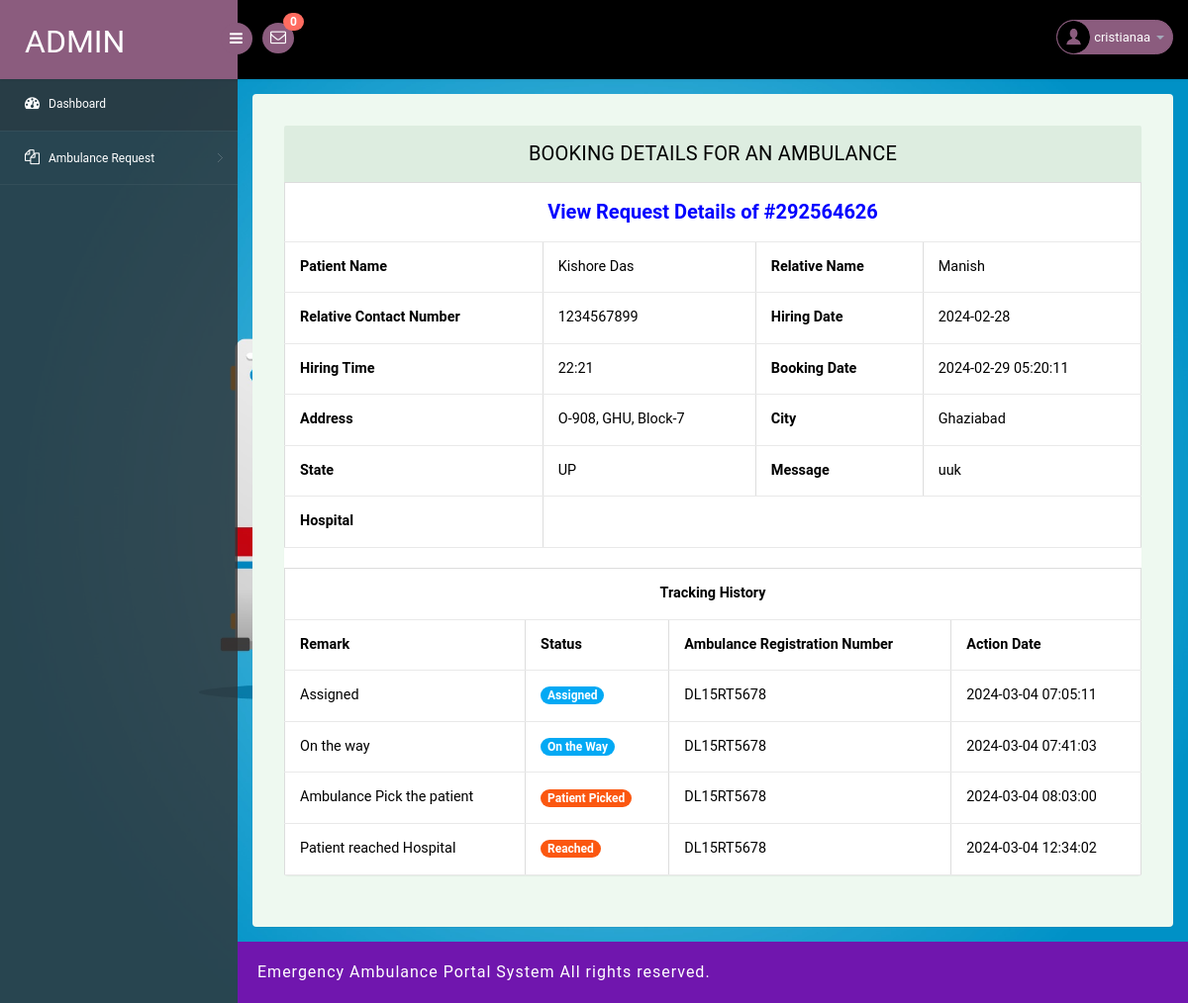
/eahp/admin/booking-details.php?id=1&&bookingnum=292564626 (signed in), run on the app's committed database.
### tables this page shows
CREATE TABLE `tblambulance` (
  `ID` int(11) NOT NULL,
  `AmbulanceType` varchar(250) DEFAULT NULL,
  `AmbRegNum` varchar(250) DEFAULT NULL,
  `DriverName` varchar(250) DEFAULT NULL,
  `DriverContactNumber` bigint(20) DEFAULT NULL,
  `Ablemail` varchar(255) NOT NULL,
  `Ablpass` varchar(255) NOT NULL,
  `CreationDate` timestamp NULL DEFAULT current_timestamp(),
  `Status` varchar(250) DEFAULT NULL,
  `UpdationDate` timestamp NULL DEFAULT NULL ON UPDATE current_timestamp()
);

CREATE TABLE `tblambulancehiring` (
  `ID` int(11) NOT NULL,
  `BookingNumber` int(10) DEFAULT NULL,
  `PatientName` varchar(250) DEFAULT NULL,
  `RelativeName` varchar(250) DEFAULT NULL,
  `RelativeConNum` bigint(11) DEFAULT NULL,
  `hospital` varchar(255) NOT NULL,
  `UserLocation` varchar(255) NOT NULL,
  `HiringDate` varchar(250) DEFAULT NULL,
  `HiringTime` varchar(250) DEFAULT NULL,
  `AmbulanceType` int(5) DEFAULT NULL,
  `Address` mediumtext DEFAULT NULL,
  `City` mediumtext DEFAULT NULL,
  `State` mediumtext DEFAULT NULL,
  `Message` longtext DEFAULT NULL,
  `BookingDate` timestamp NULL DEFAULT current_timestamp(),
  `Remark` varchar(250) DEFAULT NULL,
  `Status` varchar(250) DEFAULT NULL,
  `AmbulanceRegNo` varchar(250) DEFAULT NULL,
  `UpdationDate` timestamp NULL DEFAULT NULL ON UPDATE current_timestamp()
);

CREATE TABLE `tbltrackinghistory` (
  `ID` int(10) NOT NULL,
  `BookingNumber` int(10) DEFAULT NULL,
  `AmbulanceRegNum` varchar(250) DEFAULT NULL,
  `Remark` varchar(250) DEFAULT NULL,
  `Status` varchar(250) DEFAULT NULL,
  `UpdationDate` timestamp NULL DEFAULT current_timestamp()
);

### eahp/admin/booking-details.php (the view, shortened to what this page needs)
<?php
include('includes/dbconnection.php');
if (!isset($_SESSION['eahpaid']) && !isset($_SESSION['driverid'])) {
    header('location:logout.php');
    exit();
} else {
?>
<!DOCTYPE html>
<head>
<link rel="stylesheet" href="css/bootstrap.min.css">
<link href="css/style.css" rel='stylesheet' type='text/css' />
<link href="css/style-responsive.css" rel="stylesheet"/>
<link rel="stylesheet" href="css/font.css" type="text/css"/>
<link href="css/font-awesome.css" rel="stylesheet">
</head>
<body>
<section id="container">
    <?php include_once('includes/header.php');?>
    <?php include_once('includes/sidebar.php');?>
    <section id="main-content">
        <section class="wrapper">
            <div class="table-agile-info">
                <div class="panel panel-default">
                    <div class="panel-heading">
                        Booking Details for an Ambulance
                    </div>
                    <div>
<?php
$id = $_GET['id'];
$ret = mysqli_query($con, "SELECT * FROM tblambulancehiring WHERE ID = '$id'");
while ($row = mysqli_fetch_array($ret)) {
?>
<table border="1" class="table table-bordered mg-b-0">
    <tr align="center">
        <th colspan="6" style="font-size:20px;color:blue;text-align: center;">
            View Request Details of #<?php echo $row['BookingNumber']; ?></th>
    </tr>
    <tr>
        <th>Patient Name</th>
        <td><?php echo $row['PatientName']; ?></td>
        <th>Relative Name</th>
        <td><?php echo $row['RelativeName']; ?></td>
    </tr>
    <tr>
        <th>Relative Contact Number</th>
        <td><?php echo $row['RelativeConNum'];?></td>
        <th>Hiring Date</th>
        <td><?php echo $row['HiringDate'];?></td>
    </tr>
    <tr>
        <th>Hiring Time</th>
        <td><?php echo $row['HiringTime'];?></td>
        <th>Booking Date</th>
        <td><?php echo $row['BookingDate'];?></td>
    </tr>
    <tr>
        <th>Address</th>
        <td><?php echo $row['Address'];?></td>
        <th>City</th>
        <td><?php echo $row['City'];?></td>
    </tr>
    <tr>
        <th>State</th>
        <td><?php echo $row['State'];?></td>
        <th>Message</th>
        <td><?php echo $row['Message'];?></td>
    </tr>
    <tr>
        <th>Hospital</th>
        <td colspan="3"><?php echo $row['hospital'];?></td>
    </tr>
</table>
<?php } ?>
<?php
$bookingnum = $_GET['bookingnum'];
$query1 = mysqli_query($con, "SELECT Remark, Status, UpdationDate, BookingNumber, AmbulanceRegNum FROM tbltrackinghistory WHERE BookingNumber='$bookingnum'");
$count = mysqli_num_rows($query1);
if ($count > 0) {
?>
    <div class="col-12">
        <table class="table table-bordered" border="1" width="100%">
            <tr>
                <th colspan="6" style="text-align:center;">Tracking History</th>
            </tr>
            <tr>
                <th>Remark</th>
                <th>Status</th>
                <th>Ambulance Registration Number</th>
                <th>Action Date</th>
            </tr>
            <?php
            while ($row1 = mysqli_fetch_array($query1)) { ?>
                <tr>
                    <td><?php echo htmlentities($row1['Remark']);?></td>
                    <td><?php
                        $pstatus = $row1['Status'];
                        if ($pstatus == "") { ?>
                            <span class="badge badge-info">New</span>
                        <?php } elseif ($pstatus == "Assigned") { ?>
                            <span class="badge badge-primary">Assigned</span>
                        <?php } elseif ($pstatus == "On the way") { ?>
                            <span class="badge badge-primary">On the Way</span>
                        <?php } elseif ($pstatus == "Pickup") { ?>
                            <span class="badge badge-success">Patient Picked</span>
                        <?php } elseif ($pstatus == "Reached") { ?>
                            <span class="badge badge-success">Reached</span>
                        <?php } elseif ($pstatus == "Rejected") { ?>
                            <span class="badge badge-danger">Rejected</span>
                        <?php } ?>
                    </td>
                    <td><?php echo htmlentities($row1['AmbulanceRegNum']);?></td>
                    <td><?php echo htmlentities($row1['UpdationDate']);?></td>
                </tr>
            <?php } ?>
        </table>
    </div>
<?php } ?>
</div>
</div>
</div>
</section>
<?php include_once('includes/footer.php');?>
</section>
</section>
</body>
</html>
<?php } ?>

### eahp/admin/includes/header.php (shortened to what this page needs)
<?php
include('includes/dbconnection.php');
?>
<header class="header fixed-top clearfix">
<div class="brand">
    <a href="dashboard.php" class="logo">
        Admin
    </a>
    <div class="sidebar-toggle-box">
        <div class="fa fa-bars"></div>
    </div>
</div>
<div class="nav notify-row" id="top_menu">
    <ul class="nav top-menu">
<?php
$ret1=mysqli_query($con,"select * from tblambulancehiring
 where   (tblambulancehiring.Status is null || tblambulancehiring.Status='')");
$num=mysqli_num_rows($ret1);
?>
        <li id="header_inbox_bar" class="dropdown">
            <a data-toggle="dropdown" class="dropdown-toggle" href="#">
                <i class="fa fa-envelope-o"></i>
                <span class="badge bg-important"><?php echo $num;?></span>
            </a>
        </li>
    </ul>
</div>
<div class="top-nav clearfix">
    <ul class="nav pull-right top-menu">
        <li class="dropdown">
    <a data-toggle="dropdown" class="dropdown-toggle" href="#">
        <?php
        if ($_SESSION['role'] == 'admin') {
            $adid = $_SESSION['eahpaid'];
            $ret = mysqli_query($con, "SELECT AdminName FROM tbladmin WHERE ID='$adid'");
            $row = mysqli_fetch_array($ret);
            $name = $row['AdminName'];
        } elseif ($_SESSION['role'] == 'driver') {
            $driverid = $_SESSION['driverid'];
            $ret = mysqli_query($con, "SELECT DriverName FROM tblambulance WHERE ID='$driverid'");
            $row = mysqli_fetch_array($ret);
            $name = $row['DriverName'];
        }
        ?>
        <img alt="" src="images/2.png">
        <span class="username"><?php echo $name; ?></span>
        <b class="caret"></b>
    </a>
</li>
    </ul>
</div>
</header>

### eahp/admin/css/style.css (style rules this page uses)
ul, ol { margin: 0; }
html, body { font-family: 'Roboto', sans-serif; font-size: 100%; overflow-x: hidden; background: url(../images/bg.jpg) no-repeat 0px 0px; background-size:cover; }
body a { transition: 0.5s all ease; -webkit-transition: 0.5s all ease; -moz-transition: 0.5s all ease; -o-transition: 0.5s all ease; -ms-transition: 0.5s all ease; text-decoration:none; }
ul,label { margin:0; padding:0; }
#main-content { margin-left:240px; -webkit-transition:all .3s ease-in-out; -moz-transition:all .3s ease-in-out; -o-transition:all .3s ease-in-out; transition:all .3s ease-in-out; }
.header { left:0; right:0; z-index:1002; background:#000; -webkit-transition:all .3s ease-in-out; -moz-transition:all .3s ease-in-out; -o-transition:all .3s ease-in-out; transition:all .3s ease-in-out; }
.fixed-top { position:fixed; box-shadow:1px 0 3px rgba(0,0,0,.15); }
.wrapper { display:inline-block; margin-top:80px; padding:15px; width:100%; }
.brand { background:#8b5c7e; float:left; width:240px; height:80px; position:relative; }
a.logo { font-size:32px; color:#fff; float:left; margin:20px 0 0 25px; text-transform:uppercase; }
#top_menu .nav>li,ul.top-menu>li { float:left; }
.notify-row { float:left; margin-top:23px; margin-left:25px; }
ul.top-menu { margin-right:15px; margin-top: 0; }
ul.top-menu > li > a { color: #fff; font-size: 16px; background: #8b5c7e; padding: 4px 8px; margin-right: 15px; border-radius: 50%; -webkit-border-radius: 50%; padding-right: 8px !important; }
.notify-row .badge { position:absolute; right:-10px; top:-10px; z-index:100; }
.top-nav { margin-top:20px; }
.top-nav img { border-radius:50%; -webkit-border-radius:50%; width:33px; }
.top-nav .username { font-size:13px; color:#fff; }
.top-nav ul.top-menu>li>a { border-radius: 100px; -webkit-border-radius: 100px; padding: 0px; background: none; margin-right: 0; border: 1px solid #8b5c7e; background: #8b5c7e; }
.top-nav ul.top-menu>li { margin-left:10px; }
.top-nav .nav .caret { border-bottom-color:#A4AABA; border-top-color:#A4AABA; }
.sidebar-toggle-box { float:left; margin-top:23px; margin-left:-15px; background:#8b5c7e; border-radius:50%; -webkit-border-radius:50%; width:32px; height:32px; position:absolute; right:-15px; }
.sidebar-toggle-box .fa-bars { cursor:pointer; display:inline-block; font-size:15px; padding:8px 8px 8px 9px; color:#fff; }
.panel-heading { position: relative; height: 57px; line-height: 57px; letter-spacing: 0.2px; color: #000; font-size: 18px; font-weight: 400; padding: 0 16px; background:#ddede0; border-top-right-radius: 2px; border-top-left-radius: 2px; text-transform: uppercase; text-align: center; }
.panel { border: none ! important; }
.table>tbody>tr>td, .table>tbody>tr>th, .table>tfoot>tr>td, .table>tfoot>tr>th, .table>thead>tr>td, .table>thead>tr>th { border-bottom: 1px solid #e9e9e9 ! important; }
.table > thead > tr > th, .table > tbody > tr > th, .table > tfoot > tr > th, .table > thead > tr > td, .table > tbody > tr > td, .table > tfoot > tr > td { border-top: none !important; }
.badge-primary { background-color: #03a9f4; }
.badge-success { background-color: #fb5710; }
.table td, .table>tbody>tr>td, .table>tbody>tr>th, .table>tfoot>tr>td, .table>tfoot>tr>th, .table>thead>tr>td, .table>thead>tr>th { padding: 15px!important; }
.table > thead > tr > th, .table > tbody > tr > th, .table > tfoot > tr > th, .table > thead > tr > td, .table > tbody > tr > td, .table > tfoot > tr > td { font-size: 0.9em; color: #000; border-top: none !important; }
.table-agile-info { background: #eef9f0; padding: 2em; border-radius: 4px; -webkit-box-shadow: 0 1px 1px rgba(0,0,0,.05); box-shadow: 0 1px 1px rgba(0,0,0,.05); }
.panel-default>.panel-heading { color: #000000 ! important; background-color: #ddede0 ! important; border-color: #ddede0 ! important; font-size: 20px; }
.badge.bg-important { background: #ff6c60; }

### data on the page
tblambulance: DriverName "cristianaa"
tblambulancehiring: BookingNumber "292564626", PatientName "Kishore Das", RelativeName "Manish", RelativeConNum "1234567899", HiringDate "2024-02-28", HiringTime "22:21", BookingDate "2024-02-29 05:20:11", Address "O-908, GHU, Block-7", City "Ghaziabad", State "UP", Message "uuk"
tbltrackinghistory: Remark "Assigned", Status "Assigned", AmbulanceRegNum "DL15RT5678", UpdationDate "2024-03-04 07:05:11"
tbltrackinghistory: Remark "On the way", Status "On the Way", AmbulanceRegNum "DL15RT5678", UpdationDate "2024-03-04 07:41:03"
tbltrackinghistory: Remark "Ambulance Pick the patient", Status "Patient Picked", AmbulanceRegNum "DL15RT5678", UpdationDate "2024-03-04 08:03:00"
tbltrackinghistory: Remark "Patient reached Hospital", Status "Reached", AmbulanceRegNum "DL15RT5678", UpdationDate "2024-03-04 12:34:02"

### other printed values
$num "0"
